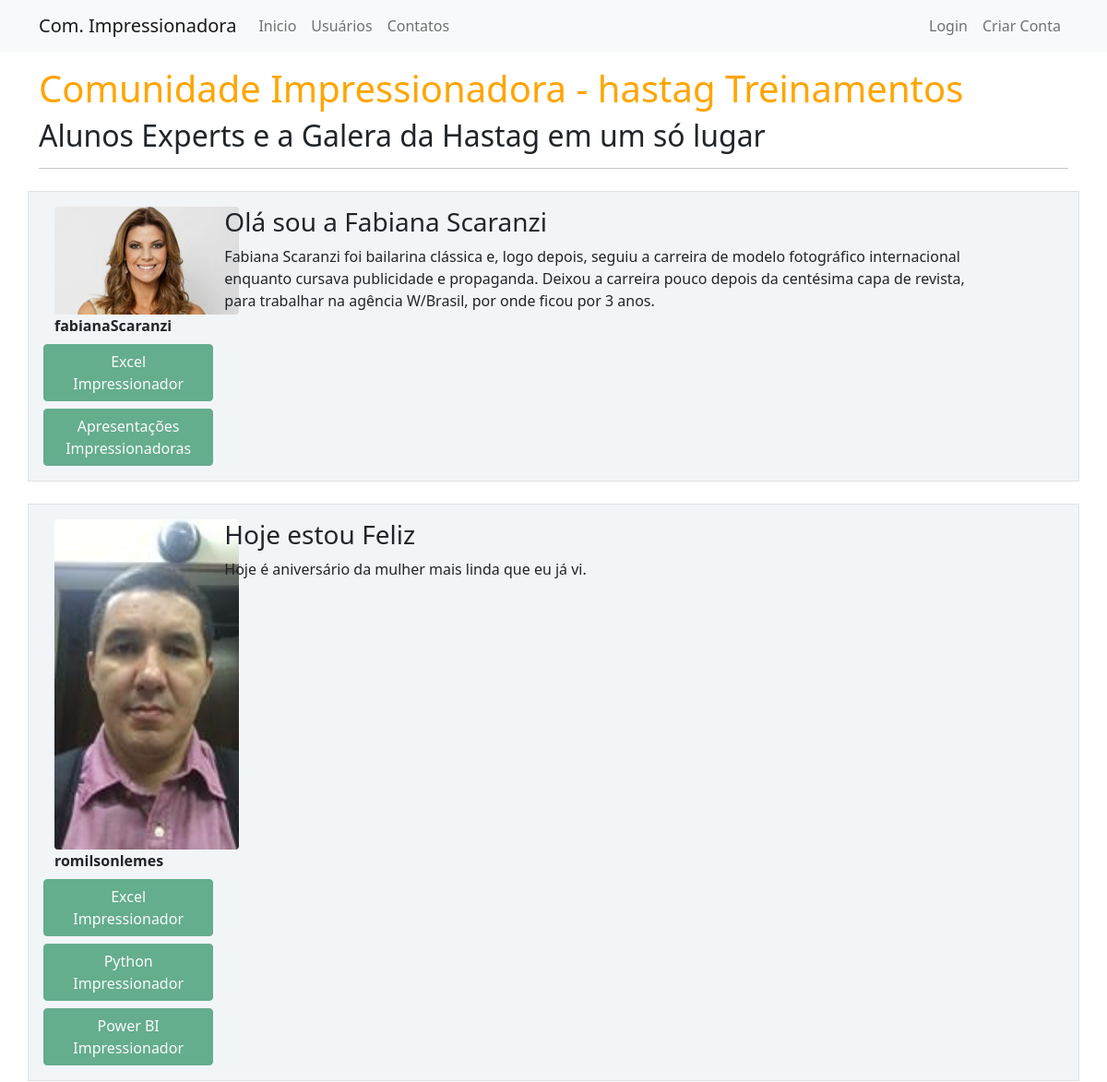
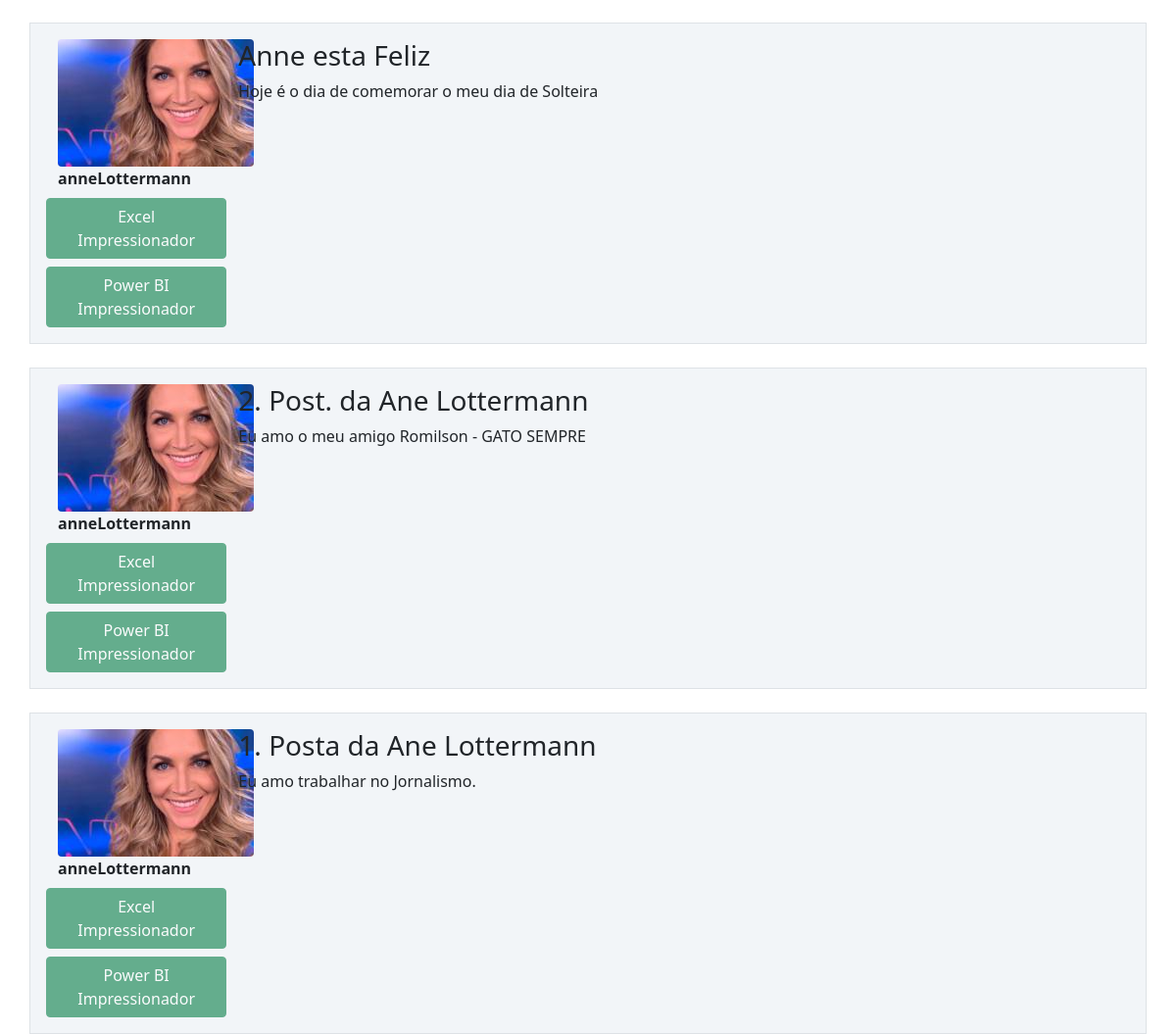
Before: / with the older database file (2 pictures, top to bottom).
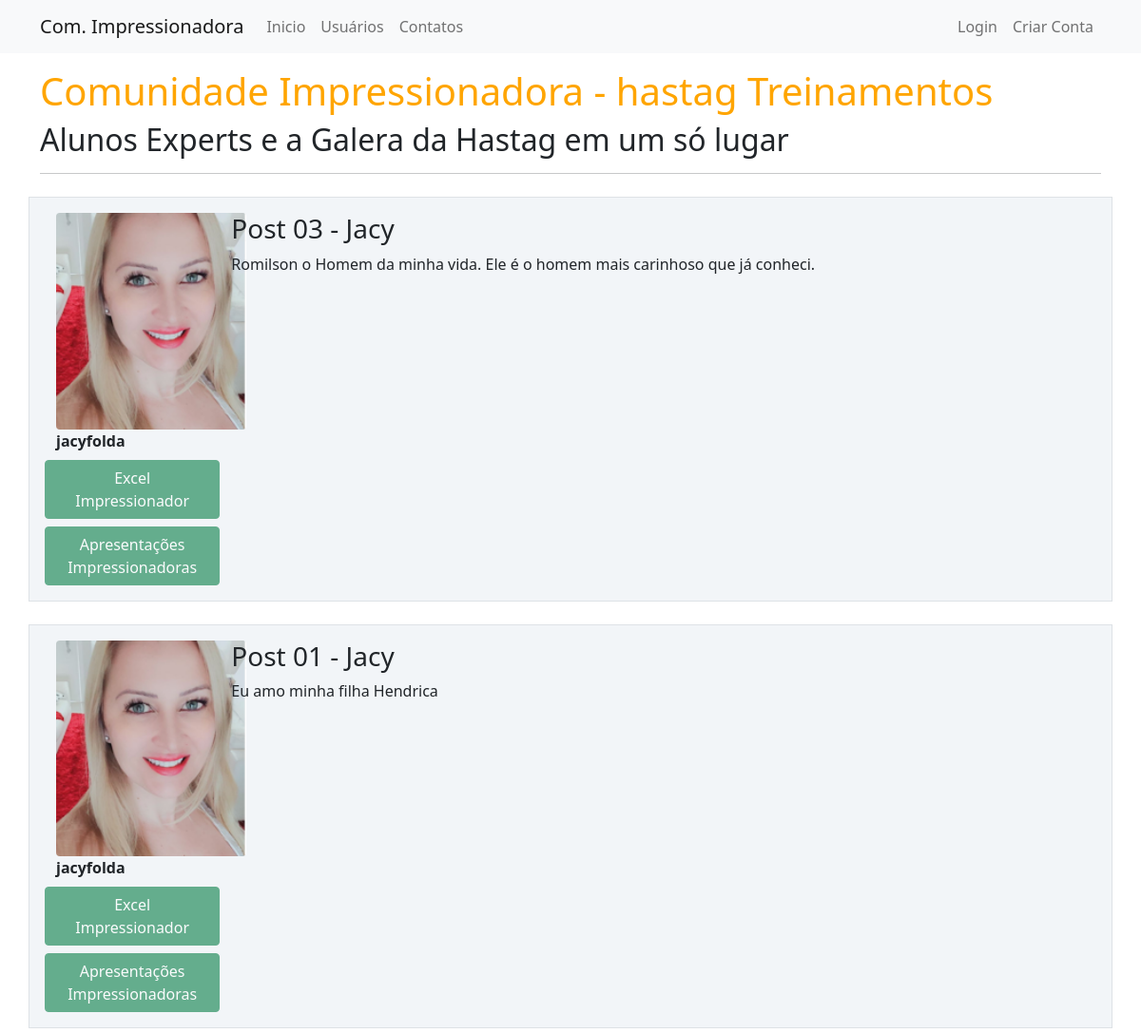
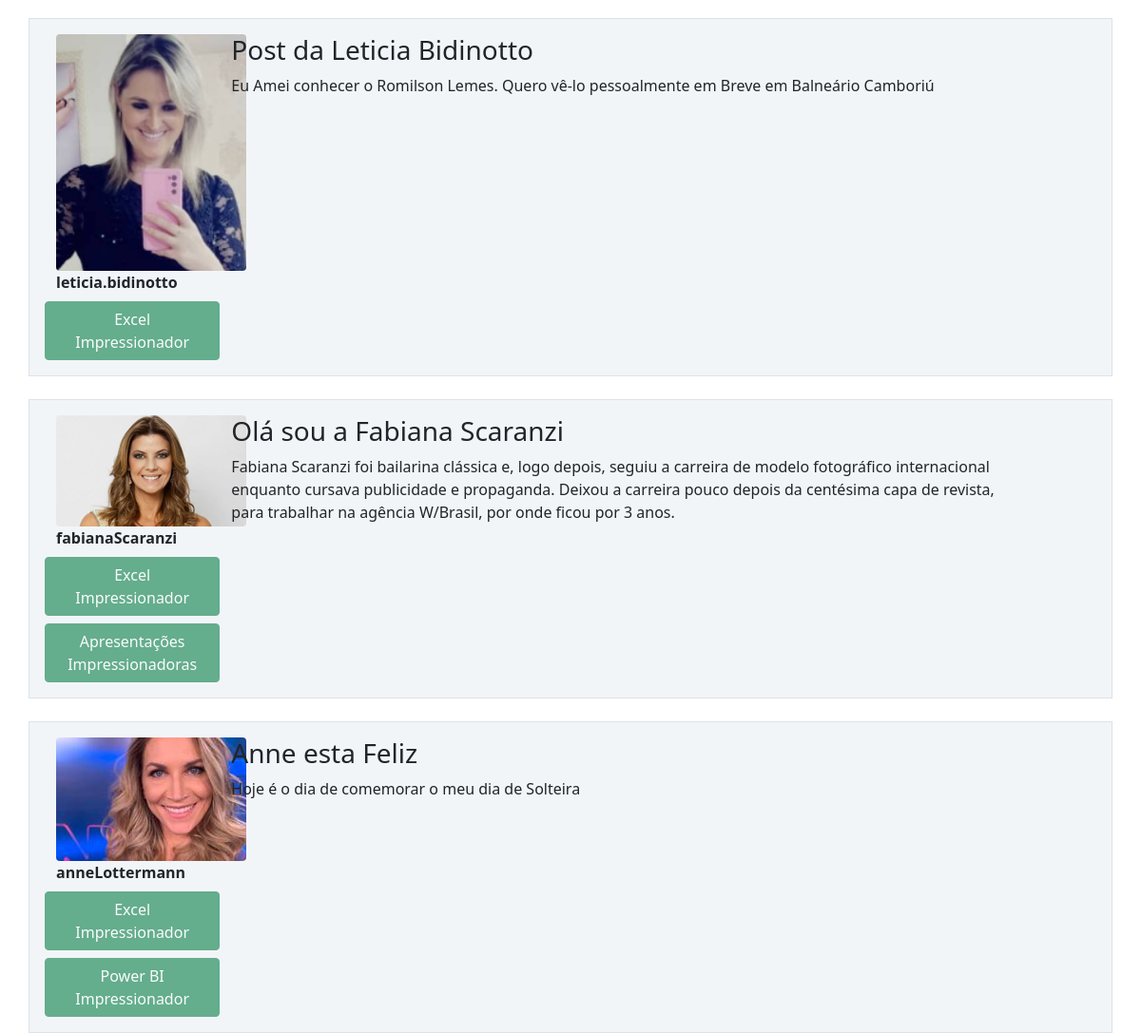
After: the same page with the newer database file (2 pictures, top to bottom).
### comunidadeimpressionadora/models.py (models this page shows, shortened)
class Post(database.Model):
    id = database.Column(database.Integer, primary_key=True)
    titulo = database.Column(database.String, nullable=False)
    corpo = database.Column(database.Text, nullable=False)
    data_criacao = database.Column(database.DateTime, nullable=False, default=datetime.utcnow)
    id_usuario = database.Column(database.Integer, database.ForeignKey('usuario.id'), nullable=False)

class Usuario(database.Model, UserMixin):
    id = database.Column(database.Integer, primary_key=True)
    username = database.Column(database.String, nullable=False)
    email = database.Column(database.String, nullable=False, unique=True)
    senha = database.Column(database.String, nullable=False)
    foto_perfil = database.Column(database.String, default='default.jpg')
    posts = database.relationship('Post', backref='autor', lazy=True)
    cursos = database.Column(database.String, nullable=False, default='Não Informado')

### comunidadeimpressionadora/routes.py (the view)
@app.route('/')
def home():
    posts = Post.query.order_by(Post.id.desc()) # ordernar os registros pela Ordem Decrente
    return render_template('home.html', posts=posts)

### comunidadeimpressionadora/templates/home.html
{% extends 'base.html' %}
{% block body %}
    <div class="container mt-3">
        <h1 style="color: orange">Comunidade Impressionadora - hastag Treinamentos</h1>
        <h2>Alunos Experts e a Galera da Hastag em um só lugar</h2>
        <hr>
        {% for post in posts %}
            <div class="row border mt-4 p-3 meupost">
                <div class="col col-2">
                    <div class="image pe-2"> <img src="{{  url_for('static', filename='fotos_perfil/{}'.format(post.autor.foto_perfil)) }}" class="rounded" width="200"> </div>
                    <strong>{{ post.autor.username }}</strong>
                      {% if 'Não Informado' not in post.autor.cursos %}
                              <div class="row justify-content-center">
                                  {% for curso in post.autor.cursos.split(';') %}
                                        <button type="button" class="btn btn-success mt-2" disabled>{{ curso }}</button>
                                  {% endfor %}
                              </div>
                      {% endif %}
                </div>
                <div class="col col-9">
                    <h3>{{ post.titulo }}</h3>
                    <p>{{ post.corpo }}</p>
                </div>
            </div>
        {% endfor %}
    </div>
{% endblock %}

Changed rows visible on the page:
removed Post: foto_perfil (picture), autor.username "romilsonlemes", curso "Excel Impressionador" "Python Impressionador" "Power BI Impressionador", titulo "Hoje estou Feliz", corpo "Hoje é aniversário da mulher mais linda que eu já vi."
removed Post: foto_perfil (picture), autor.username "anneLottermann", curso "Excel Impressionador" "Power BI Impressionador", titulo "2. Post. da Ane Lottermann", corpo "Eu amo o meu amigo Romilson - GATO SEMPRE"
removed Post: foto_perfil (picture), autor.username "anneLottermann", curso "Excel Impressionador" "Power BI Impressionador", titulo "1. Posta da Ane Lottermann", corpo "Eu amo trabalhar no Jornalismo."
added Post: foto_perfil (picture), autor.username "jacyfolda", curso "Excel Impressionador" "Apresentações Impressionadoras", titulo "Post 03 - Jacy", corpo "Romilson o Homem da minha vida. Ele é o homem mais carinhoso que já conheci."
added Post: foto_perfil (picture), autor.username "jacyfolda", curso "Excel Impressionador" "Apresentações Impressionadoras", titulo "Post 01 - Jacy", corpo "Eu amo minha filha Hendrica"
added Post: foto_perfil (picture), autor.username "leticia.bidinotto", titulo "Post da Leticia Bidinotto", corpo "Eu Amei conhecer o Romilson Lemes. Quero vê-lo pessoalmente em Breve em Balneário Camboriú"
now on this page (row unchanged): Usuario: cursos "Excel Impressionador"
